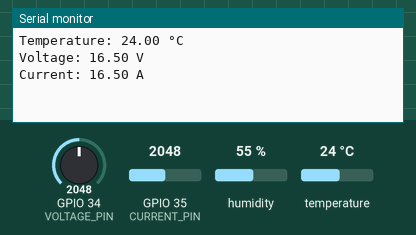
Simulated run of this sketch. Board: ESP32. On the bench: the last lines printed to the serial monitor. The inputs (shaded band) are chosen by the test bench; at power-on: temperature 24 °C, GPIO 34 (VOLTAGE_PIN) = 2048, GPIO 35 (CURRENT_PIN) = 2048, humidity 55 %. WiFi joins after 1.5 s; servers stay silent unless stated.

Above: at 3.0 s.
3.1 s: temperature set to 12 °C
At 4.8 s:
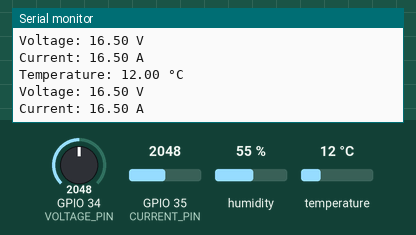
5.8 s: GPIO 34 (VOLTAGE_PIN) set to 2866
At 6.6 s:
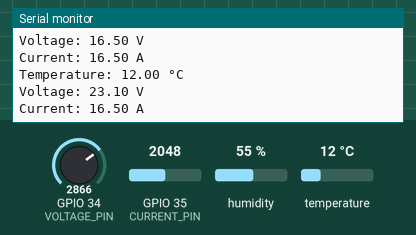
8.5 s: GPIO 35 (CURRENT_PIN) set to 2866
At 10.1 s:
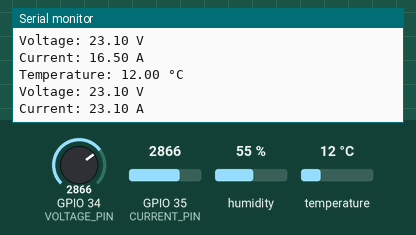
11.2 s: temperature set to 19 °C
At 13.1 s:
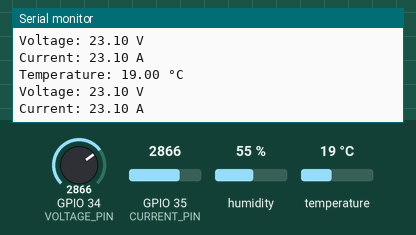
13.9 s: GPIO 34 (VOLTAGE_PIN) set to 3972
At 16.4 s:
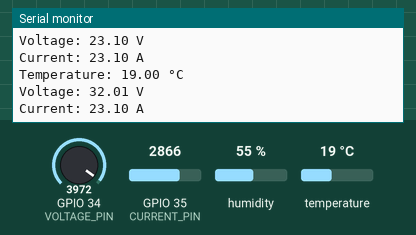
16.6 s: GPIO 35 (CURRENT_PIN) set to 3972
At 18.4 s:
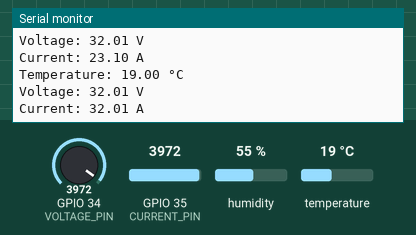
Timing chart, 0 to 19.9 s (numbered marks = the images above; inputs shaded):
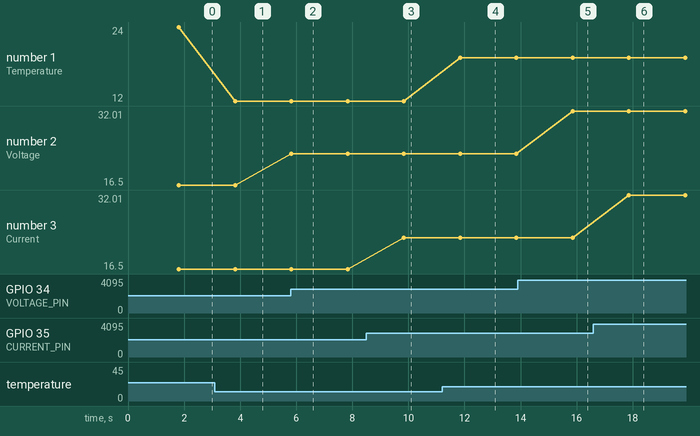

Measured:
- after the input at 3.1 s, the serial monitor: prints a new line after 0.72 s (image 1)
- after the input at 5.8 s, the serial monitor: prints a new line at once (image 2)
- after the input at 8.5 s, the serial monitor: prints a new line after 1.3 s (image 3)
- after the input at 11.2 s, the serial monitor: prints a new line after 0.64 s (image 4)
- after the input at 13.9 s, the serial monitor: prints a new line after 2.0 s (image 5)
- after the input at 16.6 s, the serial monitor: prints a new line after 1.3 s (image 6)
- plotted number 1: 24 → 12 after the input at 3.1 s, 12 → 19 after the input at 11.2 s
- plotted number 2: 16.5 → 23.1 after the input at 5.8 s, 23.1 → 32.01 after the input at 13.9 s

The sketch:

using_blynk.ino
```cpp
// Libraries
#include <WiFi.h>
#include <BlynkSimpleEsp32.h>
#include <Adafruit_Sensor.h>
#include <DHT.h>

// Blynk Authentication Token
#define BLYNK_TEMPLATE_ID "YOUR_TEMPLATE_ID"
#define BLYNK_DEVICE_NAME "YOUR_DEVICE_NAME"
#define BLYNK_AUTH_TOKEN "YOUR_BLYNK_AUTH_TOKEN"

// Wi-Fi Credentials
#define WIFI_SSID "YOUR_WIFI_SSID"
#define WIFI_PASSWORD "YOUR_WIFI_PASSWORD"

// Sensor Pin Definitions
#define DHTPIN 4       // DHT22 temperature sensor pin
#define DHTTYPE DHT22  // DHT sensor type
#define VOLTAGE_PIN 34 // Voltage sensor pin
#define CURRENT_PIN 35 // Current sensor pin

// Sensor Initialization
DHT dht(DHTPIN, DHTTYPE);

// Blynk Virtual Pins
#define VIRTUAL_TEMP V0
#define VIRTUAL_VOLTAGE V1
#define VIRTUAL_CURRENT V2

void setup() {
    // Start serial communication
    Serial.begin(115200);

    // Initialize Blynk
    Blynk.begin(BLYNK_AUTH_TOKEN, WIFI_SSID, WIFI_PASSWORD);

    // Initialize DHT sensor
    dht.begin();
}

void loop() {
    // Run Blynk
    Blynk.run();

    // Read temperature
    float temperature = dht.readTemperature();

    // Read voltage (analog value conversion)
    int voltageRaw = analogRead(VOLTAGE_PIN);
    float voltage = (voltageRaw / 4095.0) * 3.3 * 10; // Assuming voltage sensor scale factor

    // Read current (analog value conversion)
    int currentRaw = analogRead(CURRENT_PIN);
    float current = (currentRaw / 4095.0) * 3.3 * 10; // Assuming current sensor scale factor

    // Display data on Serial Monitor
    Serial.print("Temperature: "); Serial.print(temperature); Serial.println(" °C");
    Serial.print("Voltage: "); Serial.print(voltage); Serial.println(" V");
    Serial.print("Current: "); Serial.print(current); Serial.println(" A");

    // Send data to Blynk
    Blynk.virtualWrite(VIRTUAL_TEMP, temperature);
    Blynk.virtualWrite(VIRTUAL_VOLTAGE, voltage);
    Blynk.virtualWrite(VIRTUAL_CURRENT, current);

    // Delay for stability
    delay(2000);  // 2-second delay for data updates
}
```
